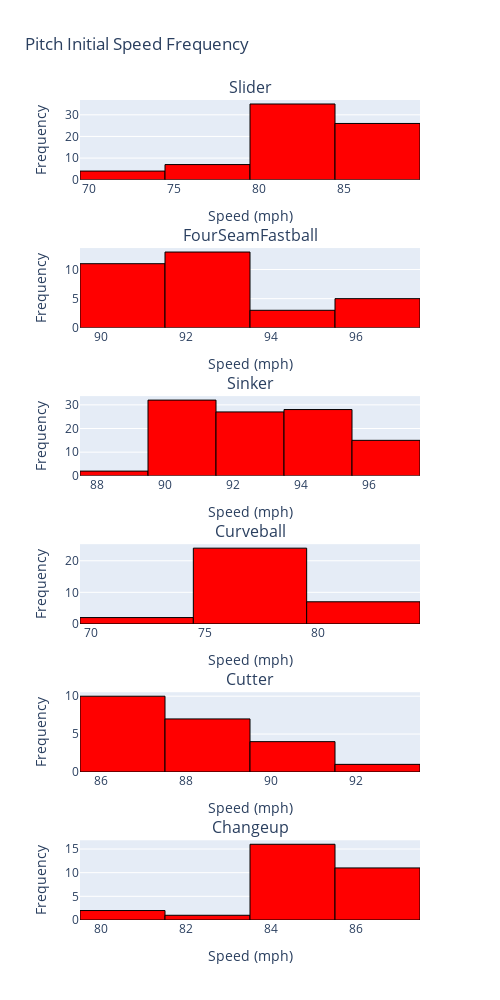

Notebook source saved alongside this figure:
### Code cell
# Calculate the minimum and maximum speed
min_speed = min(min(speed) for speed in pitch_speed)
max_speed = max(max(speed) for speed in pitch_speed)

# Create subplots
fig = make_subplots(rows=len(pitch_type_types), cols=1, subplot_titles=pitch_type_types)

# Add histograms to subplots
for i in range(len(pitch_type_types)):
    hist = go.Histogram(
        x=pitch_speed[i],
        nbinsx=6,
        marker_color='red',
        marker_line_color='black',
        marker_line_width=1
    )

    fig.add_trace(hist, row=i+1, col=1)

    # Update x and y axis labels for each subplot
    fig.update_xaxes(title_text="Speed (mph)", row=i+1, col=1)
    fig.update_yaxes(title_text="Frequency", row=i+1, col=1)

# Update layout
fig.update_layout(
    height=1000,  # Adjust height as needed
    width=500,   # Adjust width as needed
    title_text='Pitch Initial Speed Frequency',
    showlegend=False
)
fig.show()

### Figure 1 — Plotly figure (JSON) as saved in the notebook; plotly's stock layout.template omitted (floating-point values rounded to 4 significant figures)
{"data": [{"marker": {"color": "red", "line": {"color": "black", "width": 1}}, "nbinsx": 6, "type": "histogram", "x": [84, 80, 80, 81, 83, 85, 80, 81, 86, 79, 78, 83, 71, 85, 86, 86, 82, 85, 80, 85, 86, 71, 80, 86, 79, 84, 86, 80, 84, 84, 85, 83, 86, 85, 84, 76, 80, 80, 84, 85, 73, 87, 85, 70, 83, 87, 86, 79, 84, 86, 83, 84, 82, 86, 81, 80, 84, 84, 86, 81, 79, 84, 76, 86, 82, 84, 86, 86, 86, 83, 85, 81], "xaxis": "x", "yaxis": "y"}, {"marker": {"color": "red", "line": {"color": "black", "width": 1}}, "nbinsx": 6, "type": "histogram", "x": [93, 93, 92, 90, 93, 95, 90, 96, 93, 93, 93, 91, 93, 97, 92, 90, 97, 92, 96, 91, 93, 91, 90, 91, 93, 94, 92, 96, 91, 90, 94, 91], "xaxis": "x2", "yaxis": "y2"}, {"marker": {"color": "red", "line": {"color": "black", "width": 1}}, "nbinsx": 6, "type": "histogram", "x": [94, 93, 90, 93, 93, 92, 97, 90, 97, 90, 96, 95, 93, 95, 95, 91, 90, 94, 96, 91, 94, 96, 92, 95, 95, 92, 89, 95, 91, 95, 95, 91, 91, 90, 96, 94, 97, 91, 92, 96, 95, 91, 90, 96, 89, 93, 91, 95, 95, 94, 90, 91, 92, 90, 93, 95, 93, 93, 91, 95, 95, 97, 96, 93, 95, 95, 96, 91, 92, 92, 95, 92, 96, 90, 92, 92, 92, 94, 95, 92, 95, 90, 94, 92, 92, 95, 91, 91, 91, 92, 96, 91, 91, 92, 92, 90, 91, 97, 95, 90, 90, 90, 91, 92], "xaxis": "x3", "yaxis": "y3"}, {"marker": {"color": "red", "line": {"color": "black", "width": 1}}, "nbinsx": 6, "type": "histogram", "x": [78, 79, 79, 79, 78, 78, 78, 78, 71, 78, 78, 78, 79, 79, 77, 77, 82, 78, 78, 77, 81, 78, 80, 81, 78, 83, 80, 78, 78, 78, 72, 77, 81], "xaxis": "x4", "yaxis": "y4"}, {"marker": {"color": "red", "line": {"color": "black", "width": 1}}, "nbinsx": 6, "type": "histogram", "x": [88, 87, 90, 88, 87, 87, 90, 87, 90, 86, 87, 87, 90, 87, 93, 88, 89, 86, 89, 86, 88, 88], "xaxis": "x5", "yaxis": "y5"}, {"marker": {"color": "red", "line": {"color": "black", "width": 1}}, "nbinsx": 6, "type": "histogram", "x": [86, 86, 84, 84, 86, 83, 85, 84, 85, 86, 85, 86, 81, 85, 85, 84, 86, 85, 85, 87, 86, 85, 85, 85, 86, 84, 86, 81, 86, 84], "xaxis": "x6", "yaxis": "y6"}], "layout": {"annotations": [{"font": {"size": 16}, "showarrow": false, "text": "Slider", "x": 0.5, "xanchor": "center", "xref": "paper", "y": 1.0, "yanchor": "bottom", "yref": "paper"}, {"font": {"size": 16}, "showarrow": false, "text": "FourSeamFastball", "x": 0.5, "xanchor": "center", "xref": "paper", "y": 0.8194, "yanchor": "bottom", "yref": "paper"}, {"font": {"size": 16}, "showarrow": false, "text": "Sinker", "x": 0.5, "xanchor": "center", "xref": "paper", "y": 0.6389, "yanchor": "bottom", "yref": "paper"}, {"font": {"size": 16}, "showarrow": false, "text": "Curveball", "x": 0.5, "xanchor": "center", "xref": "paper", "y": 0.4583, "yanchor": "bottom", "yref": "paper"}, {"font": {"size": 16}, "showarrow": false, "text": "Cutter", "x": 0.5, "xanchor": "center", "xref": "paper", "y": 0.2778, "yanchor": "bottom", "yref": "paper"}, {"font": {"size": 16}, "showarrow": false, "text": "Changeup", "x": 0.5, "xanchor": "center", "xref": "paper", "y": 0.09722, "yanchor": "bottom", "yref": "paper"}], "height": 1000, "showlegend": false, "title": {"text": "Pitch Initial Speed Frequency"}, "width": 500, "xaxis": {"anchor": "y", "domain": [0, 1], "title": {"text": "Speed (mph)"}}, "xaxis2": {"anchor": "y2", "domain": [0, 1], "title": {"text": "Speed (mph)"}}, "xaxis3": {"anchor": "y3", "domain": [0, 1], "title": {"text": "Speed (mph)"}}, "xaxis4": {"anchor": "y4", "domain": [0, 1], "title": {"text": "Speed (mph)"}}, "xaxis5": {"anchor": "y5", "domain": [0, 1], "title": {"text": "Speed (mph)"}}, "xaxis6": {"anchor": "y6", "domain": [0, 1], "title": {"text": "Speed (mph)"}}, "yaxis": {"anchor": "x", "domain": [0.9028, 1.0], "title": {"text": "Frequency"}}, "yaxis2": {"anchor": "x2", "domain": [0.7222, 0.8194], "title": {"text": "Frequency"}}, "yaxis3": {"anchor": "x3", "domain": [0.5417, 0.6389], "title": {"text": "Frequency"}}, "yaxis4": {"anchor": "x4", "domain": [0.3611, 0.4583], "title": {"text": "Frequency"}}, "yaxis5": {"anchor": "x5", "domain": [0.1806, 0.2778], "title": {"text": "Frequency"}}, "yaxis6": {"anchor": "x6", "domain": [0, 0.09722], "title": {"text": "Frequency"}}}}
